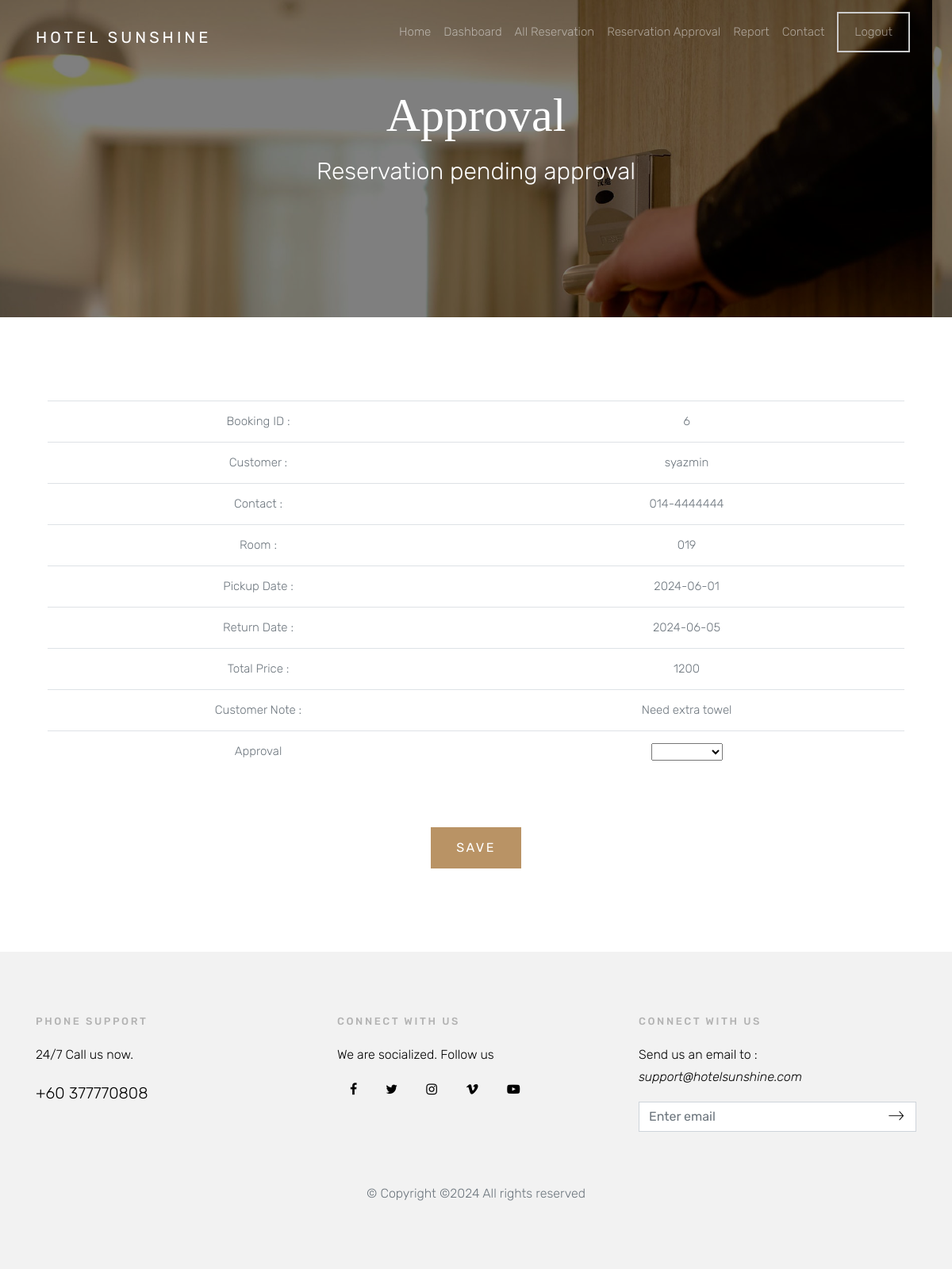
Page /manageapproval.php?id=6 (signed in) on the committed database.
### tables this page shows
CREATE TABLE `o_book` (
  `x_bookid` int(10) NOT NULL,
  `x_room` varchar(10) NOT NULL,
  `x_user` varchar(30) NOT NULL,
  `x_datein` date NOT NULL,
  `x_dateout` date NOT NULL,
  `x_guestnum` int(2) NOT NULL,
  `x_totalfee` float NOT NULL,
  `x_status` int(5) NOT NULL,
  `x_cancelreason` varchar(500) NOT NULL,
  `payment_status` varchar(1) DEFAULT NULL,
  `x_emailaddr` varchar(50) NOT NULL,
  `x_telnum` varchar(15) NOT NULL,
  `x_comment` varchar(2000) NOT NULL,
  `x_createddate` datetime DEFAULT NULL
);

### manageapproval.php (the view, shortened to what this page needs)
<!doctype html>
<html lang="en">
  <head>
    <link rel="stylesheet" href="css/bootstrap.css">
    <link rel="stylesheet" href="css/animate.css">
    <link rel="stylesheet" href="css/owl.carousel.min.css">
    <link rel="stylesheet" href="fonts/ionicons/css/ionicons.min.css">
    <link rel="stylesheet" href="fonts/fontawesome/css/font-awesome.min.css">
    <link rel="stylesheet" href="css/magnific-popup.css">
    <link rel="stylesheet" href="css/style.css">
  </head>
  <body>
    <header role="banner">
      <nav class="navbar navbar-expand-md navbar-dark bg-light">
        <div class="container">
          <a class="navbar-brand" href="home.php">Hotel Sunshine</a>
          <div class="collapse navbar-collapse navbar-light" id="navbarsExample05">
            <ul class="navbar-nav ml-auto pl-lg-5 pl-0">
              <li class="nav-item">
                <a class="nav-link" href="home.php">Home</a>
              </li>
             <li class="nav-item">
                <a class="nav-link" href="dashboard.php">Dashboard</a>
              </li>
             <li class="nav-item">
                <a class="nav-link" href="manageall.php">All Reservation</a>
              </li>
              <li class="nav-item">
                <a class="nav-link" href="manage.php">Reservation Approval</a>
              </li>
               <li class="nav-item">
                <a class="nav-link" href="report.php">Report</a>
              </li>
              <li class="nav-item">
                <a class="nav-link" href="mailto:support@hotelsunshine.com">Contact</a>
              </li>
               <li class="nav-item cta">
                <a class="nav-link" href="logout.php"><span>Logout</span></a>
              </li>
            </ul>
          </div>
        </div>
      </nav>
    </header>
    <section class="site-hero site-hero-innerpage overlay" data-stellar-background-ratio="0.5" style="background-image: url(images/big_image_1.jpg);">
      <div class="container">
        <div class="row align-items-center site-hero-inner justify-content-center">
          <div class="col-md-12 text-center">
            <div class="mb-5 element-animate">
              <h1>Approval</h1>
              <p>Reservation pending approval</p>
            </div>
          </div>
        </div>
      </div>
    </section>
    <section class="site-section">
      <div class="container">
        <div class="row">
            <div class="col-md-12 text-center">
				<?php
				if(isset($_GET['id']))
				{
				    $bid = $_GET['id'];
				}
				include ('dbconnect.php');
				$sql = "SELECT * FROM o_book
						LEFT JOIN o_user ON o_book.x_user = o_user.x_userid
						LEFT JOIN o_room ON o_book.x_room = o_room.x_roomid
						LEFT JOIN o_status ON o_book.x_status = o_status.x_id
						WHERE x_bookid='$bid'";
				$result = mysqli_query($con,$sql);
				$row = mysqli_fetch_array($result);
				$sqllist = "SELECT * FROM o_status";
				$resultlist = mysqli_query($con,$sqllist);
				echo "<div class='container'>";
				echo "<form method = 'POST' action='manageapprovalprocess.php'>";
				echo "<table class='table table-hover'>";
				echo "<tr>";
				echo "<td>Booking ID :</td>";
				echo "<td>".$row['x_bookid']."<input type='hidden' name='fbid' value='".$row['x_bookid']."'></td>";
				echo "</tr>";
				echo "<tr>";
				echo "<td>Customer :</td>";
				echo "<td>".$row['x_user']."</td>";
				echo "</tr>";
				echo "<tr>";
				echo "<td>Contact :</td>";
				echo "<td>".$row['x_telnum']."</td>";
				echo "</tr>";
				echo "<tr>";
				echo "<td>Room :</td>";
				echo "<td>".$row['x_room']."</td>";
				echo "</tr>";
				echo "<tr>";
				echo "<td>Pickup Date :</td>";
				echo "<td>".$row['x_datein']."</td>";
				echo "</tr>";
				echo "<tr>";
				echo "<td>Return Date :</td>";
				echo "<td>".$row['x_dateout']."</td>";
				echo "</tr>";
				echo "<tr>";
				echo "<td>Total Price :</td>";
				echo "<td>".$row['x_totalfee']."</td>";
				echo "</tr>";
        echo "<tr>";
				echo "<td>Customer Note :</td>";
				echo "<td>".$row['x_comment']."</td>";
				echo "</tr>";
				echo "<tr>";
				echo "<td>Approval </td>";
				echo "<td><select name='stat'>";
				while ($rowlist = mysqli_fetch_array($resultlist))
				{
					if ($rowlist['x_id'] == '0')
					{
						echo"<option value='".$rowlist['x_id']."'></option>";
					}
          else if ($rowlist['x_id'] == '3')
					{
					}
					else
					{
				    	echo"<option value='".$rowlist['x_id']."'>".$rowlist['x_name']."</option>";
				    }
				}
				echo "</select></td>";
				echo "</tr>";
				echo "</table><br><br>";
				echo "<button type='submit' onClick='return savConfirmation();' class='btn btn-primary'>Save</button>";
				echo "</form>";
				echo "</div>";
				?>
        </div>
      </div>
    </section>
<?php include 'footer.php'; ?>

### css/style.css (style rules this page uses)
body { background: #fff; font-family: "Rubik", arial, sans-serif; font-weight: 300; font-size: 15px; line-height: 1.8; color: #6c757d; }
a { -webkit-transition: .3s all ease; -o-transition: .3s all ease; transition: .3s all ease; text-decoration: none; }
h1, h2, h3, h4, h5 { color: #000; font-family: "Playfair Display", times, serif; }
header { position: absolute; top: 0; left: 0; width: 100%; z-index: 5; }
header .navbar-brand { text-transform: uppercase; letter-spacing: .2em; font-weight: 400; color: #fff !important; }
header .navbar { padding-top: 0; padding-bottom: 0; background: transparent !important; }
header .navbar .nav-link { padding: 1.7rem 1rem; outline: none !important; }
header .navbar .cta { float: right; }
header .navbar .cta > a { margin-top: -12px; position: relative; }
header .navbar .cta > a span { display: inline-block; padding: 10px 20px; border: 2px solid #ccc; }
.site-hero { background-size: cover; background-position: center center; min-height: 750px; height: 100vh; }
.site-hero > .container { position: relative; z-index: 2; }
.site-hero.overlay { position: relative; }
.site-hero.overlay:before { content: ""; background: rgba(0, 0, 0, 0.5); width: 100%; z-index: 1; position: absolute; top: 0; left: 0; right: 0; bottom: 0; }
.site-hero.overlay h1, .site-hero.overlay p { color: #fff; }
.site-hero.overlay h1 { font-size: 60px; }
.site-hero.overlay p { font-size: 30px; }
.site-hero .site-hero-inner { min-height: 750px; height: 100vh; }
.site-hero-innerpage, .site-hero-innerpage .site-hero-inner { min-height: 200px; height: 50vh; }
.site-section { padding: 7em 0; }
.btn, .form-control { outline: none; -webkit-box-shadow: none !important; box-shadow: none !important; border-radius: 0; }
.btn { -webkit-transition: .3s all ease; -o-transition: .3s all ease; transition: .3s all ease; padding: 12px 30px; text-transform: uppercase; letter-spacing: .15em; }
.btn.btn-primary { color: #fff; border-width: 2px; }
.element-animate { opacity: 0; visibility: hidden; }

### rows in the picture
o_book: x_bookid "6", x_user "syazmin", x_telnum "014-4444444", x_room "019", x_datein "2024-06-01", x_dateout "2024-06-05", x_totalfee "1200", x_comment "Need extra towel"
